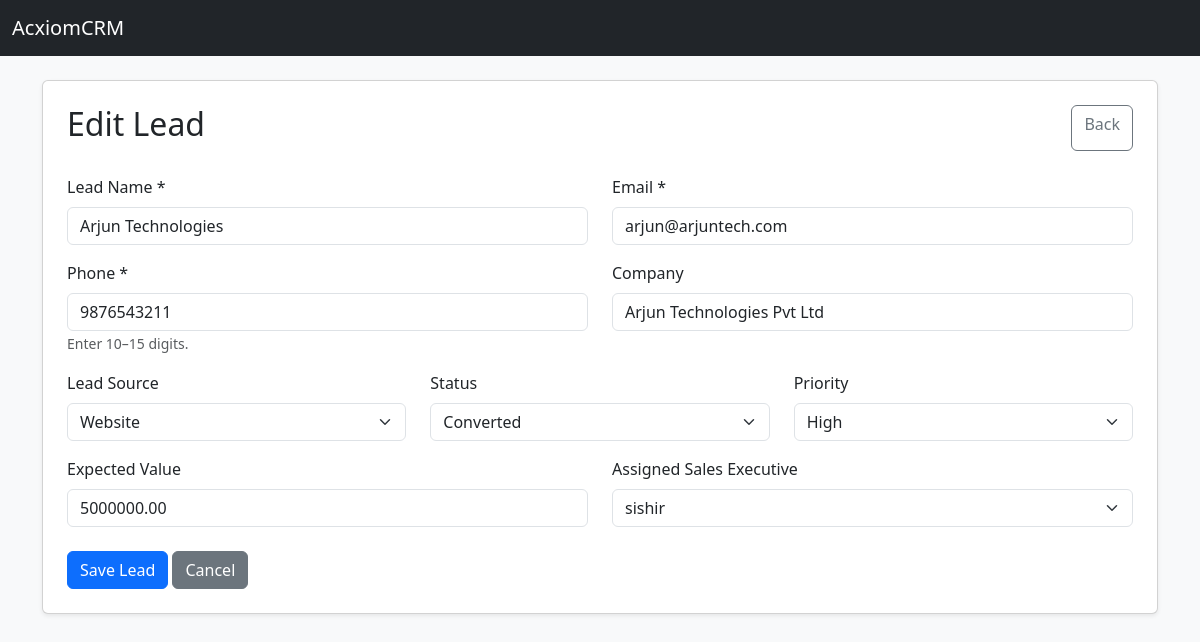
/leads/1/edit/ (signed in), run on the app's committed database.
### crm/models.py (models this page shows, shortened)
class Lead(models.Model):
    STATUS_CHOICES = [
        ('NEW', 'New'),
        ('CONTACTED', 'Contacted'),
        ('QUALIFIED', 'Qualified'),
        ('UNQUALIFIED', 'Unqualified'),
        ('CONVERTED', 'Converted'),
        ('LOST', 'Lost'),
    ]
    PRIORITY_CHOICES = [
        ('LOW', 'Low'),
        ('MEDIUM', 'Medium'),
        ('HIGH', 'High'),
    ]
    lead_code = models.CharField(
        max_length=20,
        unique=True
    )
    lead_name = models.CharField(
        max_length=100
    )
    email = models.EmailField()
    phone = models.CharField(
        max_length=15
    )
    company_name = models.CharField(
        max_length=150,
        blank=True
    )
    source = models.CharField(
        max_length=100,
        blank=True
    )
    status = models.CharField(
        max_length=20,
        choices=STATUS_CHOICES,
        default='NEW'
    )
    priority = models.CharField(
        max_length=20,
        choices=PRIORITY_CHOICES,
        default='MEDIUM'
    )
    expected_value = models.DecimalField(
        max_digits=12,
        decimal_places=2,
        default=0,
        validators=[MinValueValidator(0)]
    )
    assigned_to = models.ForeignKey(
        User,
        on_delete=models.SET_NULL,
        null=True,
        blank=True,
        related_name='leads'
    )
    created_date = models.DateTimeField(
        auto_now_add=True
    )

### crm/views.py (the view, shortened to what this page needs)
@login_required
def lead_edit(request, lead_id):
    lead = get_object_or_404(
        Lead,
        id=lead_id
    )
    role = getattr(
        getattr(request.user, 'profile', None),
        'role',
        'SALES'
    )
    return render(
        request,
        'leads/form.html',
        {
            'lead': lead,
            'users': User.objects.filter(
                is_active=True
            ),
            'page_title': 'Edit Lead',
        }
    )

### templates/leads/form.html (shortened to what this page needs)
<!DOCTYPE html>
<html lang="en">
<head>
    <link
        href="https://cdn.jsdelivr.net/npm/bootstrap@5.3.3/dist/css/bootstrap.min.css"
        rel="stylesheet">
</head>
<body class="bg-light">
<nav class="navbar navbar-dark bg-dark">
    <div class="container-fluid">
        <a
            href="{% url 'dashboard' %}"
            class="navbar-brand">
            AcxiomCRM
        </a>
    </div>
</nav>
<div class="container py-4">
    <div class="card shadow-sm">
        <div class="card-body p-4">
            <div class="d-flex justify-content-between mb-4">
                <h2>{{ page_title }}</h2>
                <a
                    href="{% url 'lead_list' %}"
                    class="btn btn-outline-secondary">
                    Back
                </a>
            </div>
            <form method="POST">
                <div class="row">
                    <div class="col-md-6 mb-3">
                        <label class="form-label">
                            Lead Name *
                        </label>
                        <input
                            type="text"
                            name="lead_name"
                            class="form-control"
                            maxlength="100"
                            required
                            value="{{ lead.lead_name|default:'' }}">
                    </div>
                    <div class="col-md-6 mb-3">
                        <label class="form-label">
                            Email *
                        </label>
                        <input
                            type="email"
                            name="email"
                            class="form-control"
                            required
                            value="{{ lead.email|default:'' }}">
                    </div>
                    <div class="col-md-6 mb-3">
                        <label class="form-label">
                            Phone *
                        </label>
                        <input
                            type="tel"
                            name="phone"
                            class="form-control"
                            pattern="[0-9]{10,15}"
                            required
                            value="{{ lead.phone|default:'' }}">
                        <small class="text-muted">
                            Enter 10–15 digits.
                        </small>
                    </div>
                    <div class="col-md-6 mb-3">
                        <label class="form-label">
                            Company
                        </label>
                        <input
                            type="text"
                            name="company_name"
                            class="form-control"
                            value="{{ lead.company_name|default:'' }}">
                    </div>
                    <div class="col-md-4 mb-3">
                        <label class="form-label">
                            Lead Source
                        </label>
                        <select
                            name="source"
                            class="form-select">
                            <option
                                value="Website"
                                {% if lead.source == 'Website' %}
                                selected
                                {% endif %}>
                                Website
                            </option>
                        </select>
                    </div>
                    <div class="col-md-4 mb-3">
                        <label class="form-label">
                            Status
                        </label>
                        <select
                            name="status"
                            class="form-select">
                            <option
                                value="CONVERTED"
                                {% if lead.status == 'CONVERTED' %}
                                selected
                                {% endif %}>
                                Converted
                            </option>
                        </select>
                    </div>
                    <div class="col-md-4 mb-3">
                        <label class="form-label">
                            Priority
                        </label>
                        <select
                            name="priority"
                            class="form-select">
                            <option
                                value="HIGH"
                                {% if lead.priority == 'HIGH' %}
                                selected
                                {% endif %}>
                                High
                            </option>
                        </select>
                    </div>
                    <div class="col-md-6 mb-3">
                        <label class="form-label">
                            Expected Value
                        </label>
                        <input
                            type="number"
                            name="expected_value"
                            class="form-control"
                            min="0"
                            step="0.01"
                            value="{{ lead.expected_value|default:'0' }}">
                    </div>
                    <div class="col-md-6 mb-4">
                        <label class="form-label">
                            Assigned Sales Executive
                        </label>
                        <select
                            name="assigned_to"
                            class="form-select">
                            {% for user in users %}
                                <option
                                    value="{{ user.id }}"
                                    {% if lead.assigned_to_id == user.id %}
                                    selected
                                    {% endif %}>
                                    {{ user.username }}
                                </option>
                            {% endfor %}
                        </select>
                    </div>
                </div>
                <button
                    type="submit"
                    class="btn btn-primary">
                    Save Lead
                </button>
                <a
                    href="{% url 'lead_list' %}"
                    class="btn btn-secondary">
                    Cancel
                </a>
            </form>
        </div>
    </div>
</div>
</body>
</html>

### data on the page
Lead: lead_name "Arjun Technologies", email "arjun@arjuntech.com", phone "9876543211", company_name "Arjun Technologies Pvt Ltd", source "Website", status "Converted", priority "High", expected_value "5000000.00", assigned_to "sishir"

### other printed values
{{ page_title }} "Edit Lead"
